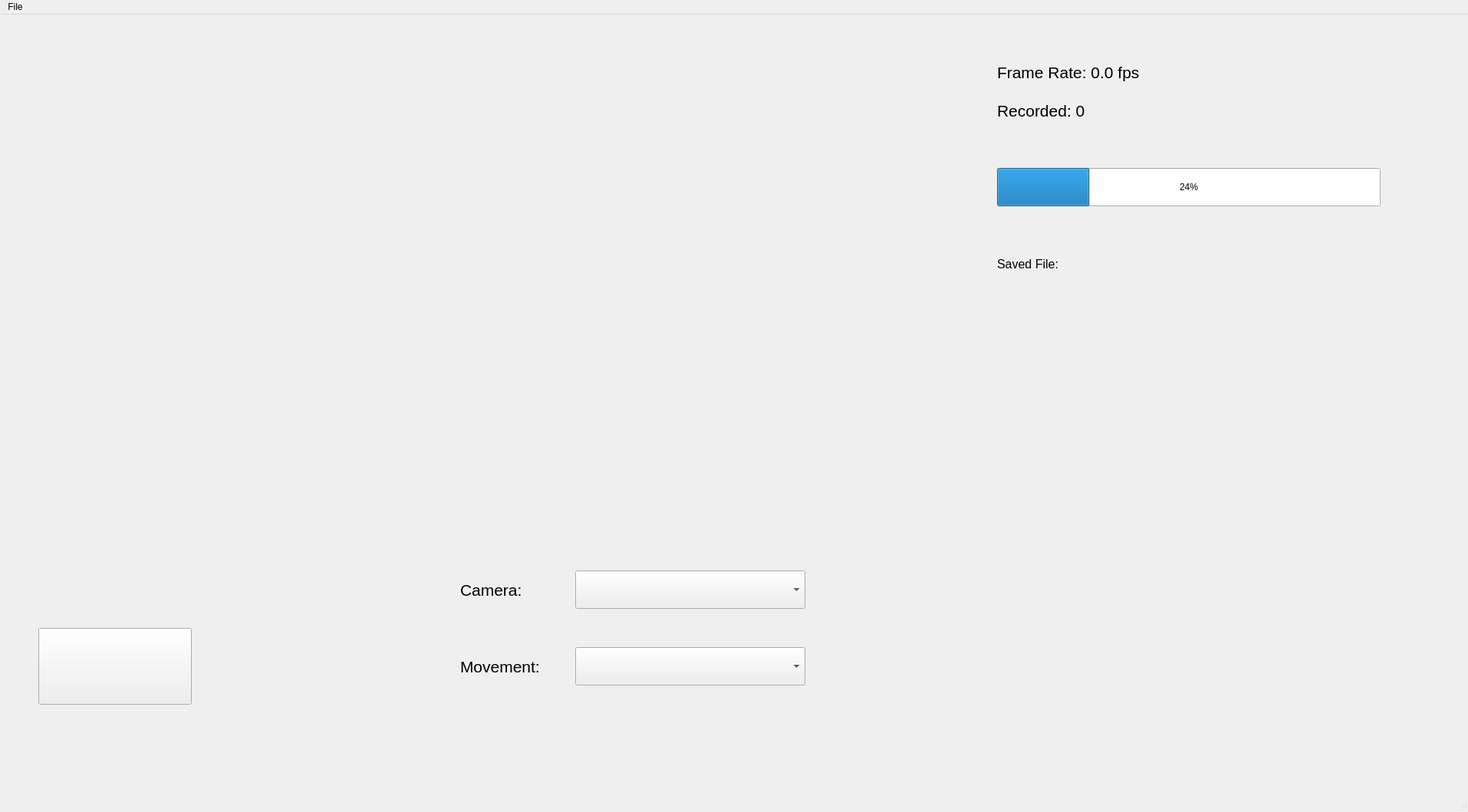
<?xml version="1.0" encoding="UTF-8"?>
<ui version="4.0">
 <class>MainWindow</class>
 <widget class="QMainWindow" name="MainWindow">
  <property name="geometry">
   <rect>
    <x>0</x>
    <y>0</y>
    <width>1914</width>
    <height>1059</height>
   </rect>
  </property>
  <property name="windowTitle">
   <string>MainWindow</string>
  </property>
  <widget class="QWidget" name="centralwidget">
   <widget class="QLabel" name="img_label">
    <property name="geometry">
     <rect>
      <x>0</x>
      <y>0</y>
      <width>1280</width>
      <height>720</height>
     </rect>
    </property>
    <property name="text">
     <string/>
    </property>
   </widget>
   <widget class="QLabel" name="framerate_label">
    <property name="geometry">
     <rect>
      <x>1300</x>
      <y>50</y>
      <width>500</width>
      <height>50</height>
     </rect>
    </property>
    <property name="font">
     <font>
      <pointsize>16</pointsize>
     </font>
    </property>
    <property name="text">
     <string>Frame Rate: 0.0 fps</string>
    </property>
   </widget>
   <widget class="QPushButton" name="start_pushButton">
    <property name="geometry">
     <rect>
      <x>50</x>
      <y>800</y>
      <width>200</width>
      <height>100</height>
     </rect>
    </property>
    <property name="font">
     <font>
      <pointsize>18</pointsize>
     </font>
    </property>
    <property name="text">
     <string/>
    </property>
   </widget>
   <widget class="QComboBox" name="source_comboBox">
    <property name="geometry">
     <rect>
      <x>750</x>
      <y>725</y>
      <width>300</width>
      <height>50</height>
     </rect>
    </property>
    <property name="font">
     <font>
      <pointsize>16</pointsize>
     </font>
    </property>
   </widget>
   <widget class="QLabel" name="source_label">
    <property name="geometry">
     <rect>
      <x>600</x>
      <y>725</y>
      <width>150</width>
      <height>50</height>
     </rect>
    </property>
    <property name="font">
     <font>
      <pointsize>16</pointsize>
     </font>
    </property>
    <property name="text">
     <string>Camera:</string>
    </property>
   </widget>
   <widget class="QLabel" name="movement_label">
    <property name="geometry">
     <rect>
      <x>600</x>
      <y>825</y>
      <width>150</width>
      <height>50</height>
     </rect>
    </property>
    <property name="font">
     <font>
      <pointsize>16</pointsize>
     </font>
    </property>
    <property name="text">
     <string>Movement:</string>
    </property>
   </widget>
   <widget class="QComboBox" name="movement_comboBox">
    <property name="geometry">
     <rect>
      <x>750</x>
      <y>825</y>
      <width>300</width>
      <height>50</height>
     </rect>
    </property>
    <property name="font">
     <font>
      <pointsize>16</pointsize>
     </font>
    </property>
   </widget>
   <widget class="QProgressBar" name="progressBar">
    <property name="geometry">
     <rect>
      <x>1300</x>
      <y>200</y>
      <width>500</width>
      <height>50</height>
     </rect>
    </property>
    <property name="value">
     <number>24</number>
    </property>
   </widget>
   <widget class="QLabel" name="rec_label">
    <property name="geometry">
     <rect>
      <x>1300</x>
      <y>100</y>
      <width>500</width>
      <height>50</height>
     </rect>
    </property>
    <property name="font">
     <font>
      <pointsize>16</pointsize>
     </font>
    </property>
    <property name="text">
     <string>Recorded: 0</string>
    </property>
   </widget>
   <widget class="QLabel" name="fname_label">
    <property name="geometry">
     <rect>
      <x>1300</x>
      <y>300</y>
      <width>500</width>
      <height>50</height>
     </rect>
    </property>
    <property name="font">
     <font>
      <pointsize>12</pointsize>
     </font>
    </property>
    <property name="text">
     <string>Saved File: </string>
    </property>
   </widget>
  </widget>
  <widget class="QMenuBar" name="menubar">
   <property name="geometry">
    <rect>
     <x>0</x>
     <y>0</y>
     <width>1914</width>
     <height>18</height>
    </rect>
   </property>
   <widget class="QMenu" name="menuFile">
    <property name="title">
     <string>File</string>
    </property>
    <addaction name="actionOpen"/>
    <addaction name="actionWebcam"/>
    <addaction name="actionGenerate_CSV_File"/>
   </widget>
   <addaction name="menuFile"/>
  </widget>
  <widget class="QStatusBar" name="statusbar"/>
  <action name="actionOpen">
   <property name="text">
    <string>Open</string>
   </property>
  </action>
  <action name="actionWebcam">
   <property name="text">
    <string>Webcam</string>
   </property>
  </action>
  <action name="actionGenerate_CSV_File">
   <property name="checkable">
    <bool>true</bool>
   </property>
   <property name="checked">
    <bool>true</bool>
   </property>
   <property name="text">
    <string>Generate CSV File</string>
   </property>
  </action>
 </widget>
 <resources/>
 <connections/>
</ui>
